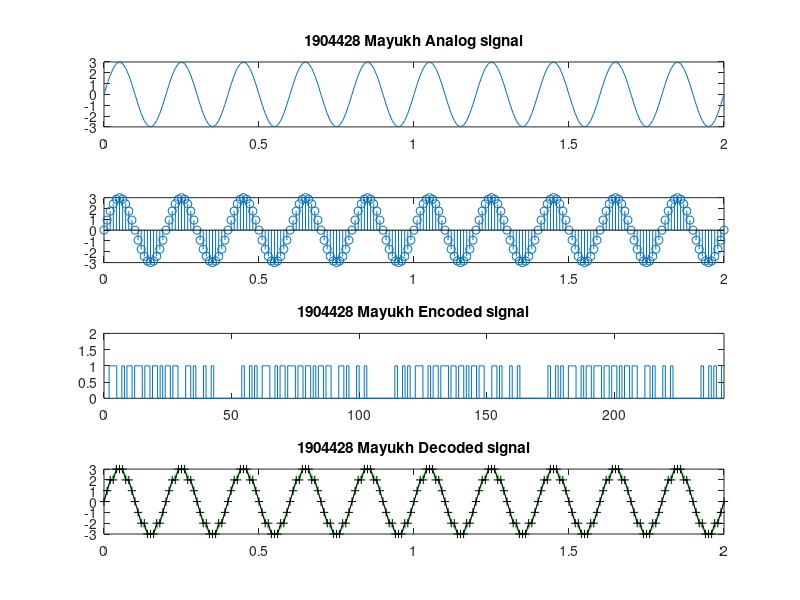

Source code (MATLAB):
clc; 
clear all;
close all;
pkg load signal
fm = 5;
A = 3;
fs = 20*fm;
t = 0:1/fs:2;
x = A*sin(2*pi*fm*t);
subplot(4,1,1),
plot(t,x);
title ('1904428 Mayukh Analog signal');
subplot(4,1,2),
stem(t,x);
x1 = x+A;
l = length(x1);
q_op = round(x1);
enco = dec2bin(q_op);
k=1;
code = zeros(1,l);
for i=1:l
  for j = 1:3
    code(k) = enco(i,j)-48;
    k = k+1;
  end
end
subplot(4,1,3),stairs(code);
axis([0 243 0 2]);
title('1904428 Mayukh Encoded signal');
deco = bin2dec(enco);
xr = deco-A;
subplot(4,1,4),
plot(t,x,'g',t,xr,'k+-'),
title('1904428 Mayukh Decoded signal')